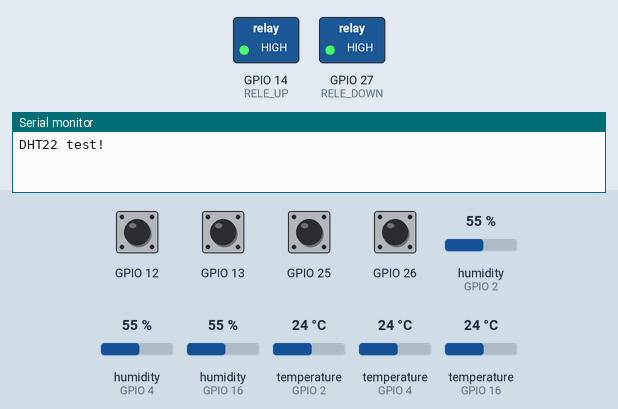
Bench run of a sketch on a simulated ESP32. Parts: switched loads named in the sketch (green lamp = pin HIGH), the last lines printed to the serial monitor. The test bench sets the inputs (shaded band); at power-on: GPIO 12, GPIO 13, GPIO 25, GPIO 26 HIGH, humidity (sensors on GPIO 2, GPIO 4, GPIO 16) 55 %, temperature (sensors on GPIO 2, GPIO 4, GPIO 16) 24 °C.

Above: at 1.2 s.
1.3 s: GPIO 26 pulled LOW for 0.15 s
At 2.0 s:
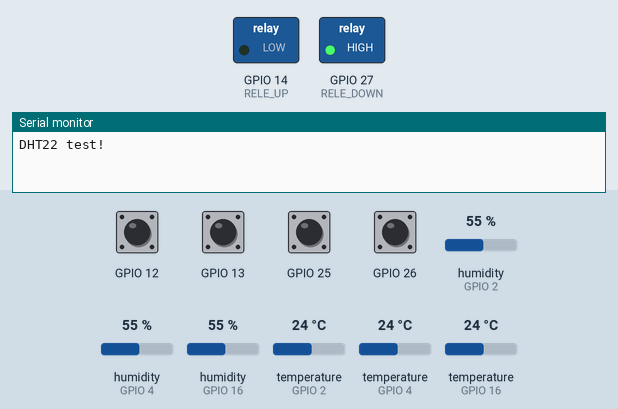
2.9 s: GPIO 13 pulled LOW for 1 s
At 3.6 s:
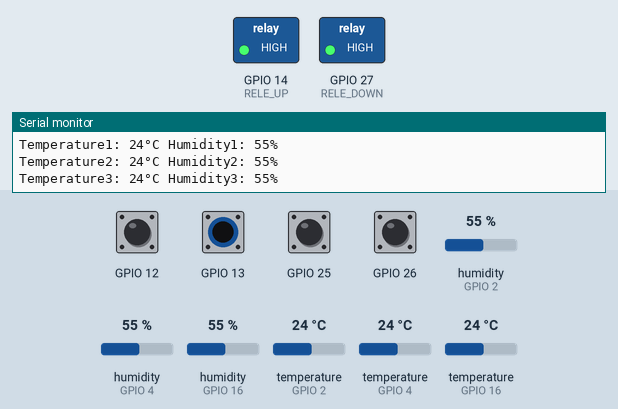
Timing chart, 0 to 5.9 s (numbered marks = the images above; inputs shaded):
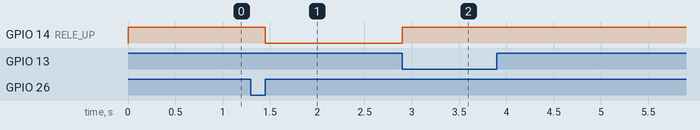

The sketch:

Teplica_1.ino
```cpp
// Подключение датчиков температуры
#include "DHT.h"

#define DHT1PIN 2           // Подключение первого датчика температуры на пин
#define DHT2PIN 4           // Подключение второго датчика температуры на пин
#define DHT3PIN 16          // Подключение третьего датчика температуры на пин
#define DHTTYPE DHT22       // Выбор типа датчика DHT 11 DHT 22  (AM2302), AM2321
DHT dht1(DHT1PIN, DHTTYPE); // определяем первый датчик температуры
DHT dht2(DHT2PIN, DHTTYPE); // определяем второй датчик температуры
DHT dht3(DHT3PIN, DHTTYPE); // определяем третий датчик температуры
//---------Определение кнопок и концевиков для окон----------------------------------
#define RELE_UP 14     // Подключение первого реле
#define RELE_DOWN 27   // Подключение второго реле
#define KONCEVIK_UP 13  // Подключение концевика открыто
#define KONCEVIK_DOWN 12  // Подключение концевика закрыто
#define BUTTON_UP 26   // Подключение кнопки на открытие
#define BUTTON_DOWN 25 // Подключение кнопки на закрытие

#define ON 0
#define OFF 1

#define DEBUG_DHT

// Для кнопок
#include "GyverButton.h"
GButton koncevikUp(KONCEVIK_UP);
GButton koncevikDown(KONCEVIK_DOWN);
GButton buttonUp(BUTTON_UP);
GButton buttonDown(BUTTON_DOWN);

unsigned long ms = 0, dht22Ms = 0, windowMs = 0;
int window = 0; // автомат работы двигателя открытия окон

int h1 = -127, h2 = -127, h3 = -127, t1 = -127, t2 = -127, t3 = -127; // значения состояний если датчик не отдал темературу ( отвалился)
void setup()
{
  Serial.begin(115200);
  Serial.println(F("DHT22 test!"));

  // Включаем управление модулем реле
  pinMode(RELE_UP, OUTPUT);   // Управление реле 1
  pinMode(RELE_DOWN, OUTPUT); // Управление реле 2

  // Отключаем реле на старте
  digitalWrite(RELE_UP, OFF);
  digitalWrite(RELE_DOWN, OFF);

  // Датчики температуры
  dht1.begin();
  dht2.begin();
  dht3.begin();

} // setup

void loop()
{
  koncevikUp.tick();
  koncevikDown.tick();
  buttonUp.tick();
  buttonDown.tick();
  ms = millis();

  // раз в 2 секунды опрашиваем датчики
  if ((ms - dht22Ms) > 2000)
  {
    dht22Ms = ms;
    //-------------Датчики температуры и влажности воздуха DHT22 воздуха-------------------------------------------------------------------
    h1 = dht1.readHumidity();
    h2 = dht2.readHumidity();
    h3 = dht3.readHumidity();
    // Чтение температуры в цельсиях
    t1 = dht1.readTemperature();
    t2 = dht2.readTemperature();
    t3 = dht3.readTemperature();

    // Проверка датчиков температуры
    if (h1 == -127 || t1 == -127)
    { // Проверка первого датчика температуры
      Serial.println(F("DHT_1 Error!"));
    } // if первого датчика температуры
    if (h2 == -127 || t2 == -127)
    { // Проверка первого датчика температуры
      Serial.println(F("DHT_2 Error!"));
    } // if второго датчика температуры
    if (h3 == -127 || t3 == -127)
    { // Проверка первого датчика температуры
      Serial.println(F("DHT_3 Error!"));
    } // if третьего датчика температуры

#ifdef DEBUG_DHT
    // Выдача информации о температуре и влажности в серийный порт
    //   Первый датчик
    Serial.print(F("Temperature1: "));
    Serial.print(t1);
    Serial.print(F("°C Humidity1: "));
    Serial.print(h1);
    Serial.println(F("%"));
    // Второй датчик
    Serial.print(F("Temperature2: "));
    Serial.print(t2);
    Serial.print(F("°C Humidity2: "));
    Serial.print(h2);
    Serial.println(F("%"));
    // Третий датчик
    Serial.print(F("Temperature3: "));
    Serial.print(t3);
    Serial.print(F("°C Humidity3: "));
    Serial.print(h3);
    Serial.println(F("%"));
#endif

  } // if 2000

  switch (window)
  {
  case 0:
    // инициализация, ничего не делаем
    windowMs = ms;
    window = 5;
    break;
    // опрос кнопок или температуры
  case 5:
    if (buttonUp.isClick() && !koncevikUp.isHold())
    {
      window = 10;
    }

    break;
  // начало движения окна  ВВЕРХ, это состояние пригодится в будущем, поэтому оно отдельное
  case 10:
    digitalWrite(RELE_UP, ON);
    digitalWrite(RELE_DOWN, OFF);
    window = 12;
    break;
    // отлавливаем нажатия на концевик
  case 12:
    if (koncevikUp.isPress())
    {
      digitalWrite(RELE_UP, OFF);
      digitalWrite(RELE_DOWN, OFF);
      windowMs = ms;
      window = 14;
    }
    break;
  case 14:
    // подождем немного чтобы концевик смог обрести состояние isHold()
    if((ms - windowMs)> 750){
      windowMs = ms;
      window = 16;
    }
    break;
  //  нажатие на концевик уже было, но если нет удержания, продолжаем ехать дальше
  case 16:
    if (koncevikUp.isHold())
    {
      // концевик удерживается, возводим флаг, что мы в открытом состоянии
      // opened = 1;
      window = 0; // автомат в начало
    }
    else // нету удержания, продолжаем движение
    {
      window = 10;
    }
    break;

  // начало движения окна  ВНИЗ
  //сделай по аналогии
case 20:
break;

  } // switch(window)

  //---------------------------------------------------------------------------------------------------

} // loop
```

Measured:
- after the input at 1.3 s, GPIO 14 (RELE_UP): HIGH → LOW after 0.15 s
- after the input at 2.9 s, GPIO 14 (RELE_UP): LOW → HIGH at once
